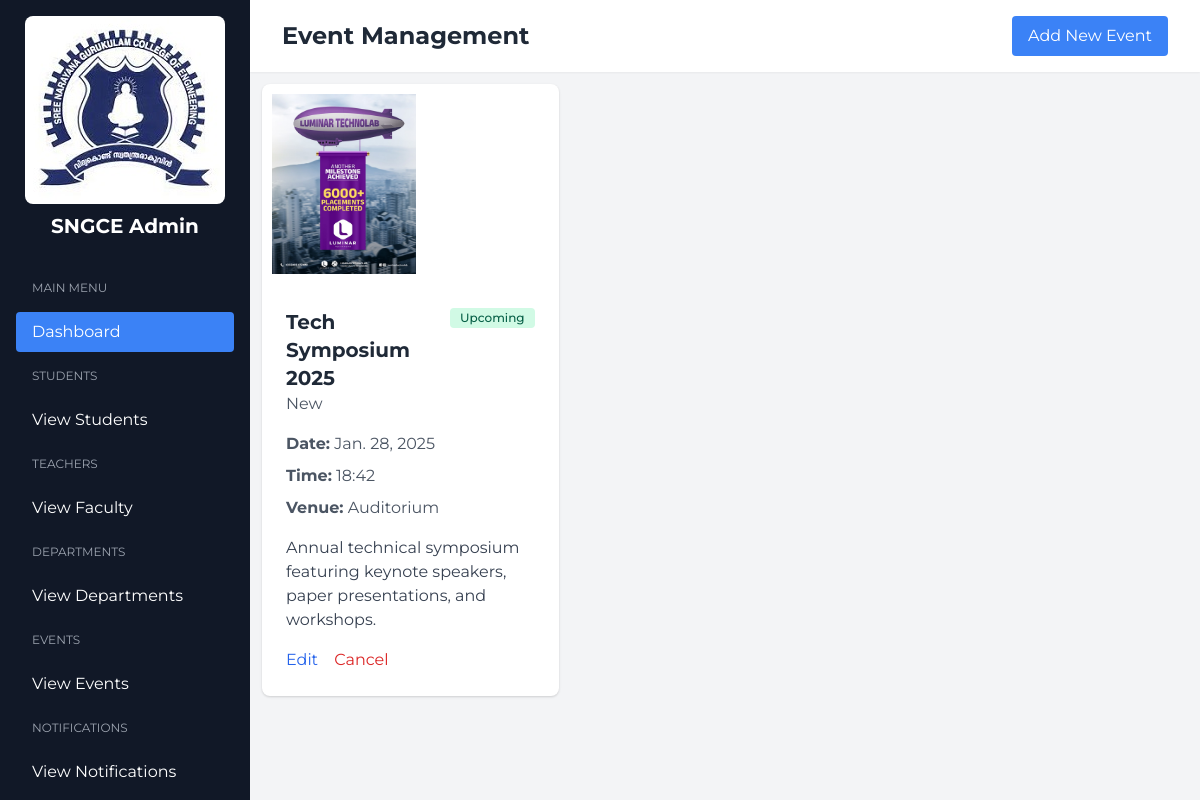
Screenshot of /event/ with the database file from the repository.
### accounts/models.py (models this page shows, shortened)
class Event(models.Model):
    title = models.CharField(max_length=300)
    description = models.TextField()
    cat = models.CharField(max_length=300)
    date = models.DateField()
    time = models.CharField(max_length=200)
    img = models.FileField(upload_to="media/Event_Image")
    venue = models.CharField(max_length=200)
    created_at = models.DateTimeField(auto_now_add=True,null=True)

### adminpage/views.py (the view, shortened to what this page needs)
# urls.py: path('event/',EventView.as_view(),name='event'),
class EventView(View):
    template_name = 'event_view.html'
    def get(self, request, *args, **kwargs):
        event = Event.objects.all()
        count = event.count()
        context = {
            'events':event,
            'count':count
        }
        return render(request, self.template_name, context)

### adminpage/templates/event_view.html (shortened to what this page needs)
{% extends 'admin_home.html' %}
{% block adminhome %}
{% load static %}
    <main class="main-content min-h-screen">
        <header class="bg-white shadow-sm">
            <div class="flex justify-between items-center px-8 py-4">
                <h2 class="text-2xl font-bold text-gray-800">Event Management</h2>
                <div class="flex items-center space-x-4">
                    <button onclick="showAddEventModal()" class="bg-blue-500 text-white px-4 py-2 rounded hover:bg-blue-600">
                        Add New Event
                    </button>
                </div>
            </div>
        </header>
            <div class="grid grid-cols-1 md:grid-cols-2 lg:grid-cols-3 gap-6 mt-3 ml-3  ">
                {% for event in events %}
                <div class="bg-white rounded-lg shadow overflow-hidden event-card">
                    <img src="{{ event.img.url }}" alt="Event Image" class="" style="height:200px;padding:10px;">
                    <div class="p-6">
                        <div class="flex justify-between items-start mb-4">
                            <div>
                                <h3 class="text-xl font-bold text-gray-800">{{event.title}}</h3>
                                <p class="text-gray-600">{{event.cat}}</p>
                            </div>
                            <span class="bg-green-100 text-green-800 text-xs font-medium px-2.5 py-0.5 rounded">
                                Upcoming
                            </span>
                        </div>
                        <div class="mb-4">
                            <p class="text-gray-600 mb-2">
                                <span class="font-bold">Date:</span> {{event.date}}
                            </p>
                            <p class="text-gray-600 mb-2">
                                <span class="font-bold">Time:</span> {{event.time}}
                            </p>
                            <p class="text-gray-600">
                                <span class="font-bold">Venue:</span> {{event.venue}}
                            </p>
                        </div>
                        <p class="text-gray-700 mb-4">{{event.description}}</p>
                        <div class="flex justify-between items-center">
                            <div>
                                <a href="{% url 'event-update' event.id %}" class="text-blue-600 hover:text-blue-900 mr-3">Edit</button>
                                <a href="{% url 'event-delete' event.id %}" class="text-red-600 hover:text-red-900">Cancel</a>
                            </div>
                        </div>
                    </div>
                </div>
                {% endfor %}
            </div>
    </main>
{% endblock %}

### adminpage/templates/admin_home.html (style rules this page uses)
body { font-family: 'Montserrat', sans-serif; }
.main-content { margin-left: 250px; transition: margin-left 0.3s; }

### rows the page displays
Event: img (picture), title "Tech Symposium 2025", cat "New", date "Jan. 28, 2025", time "18:42", venue "Auditorium", description "Annual technical symposium featuring keynote speakers, paper presentations, and workshops."
